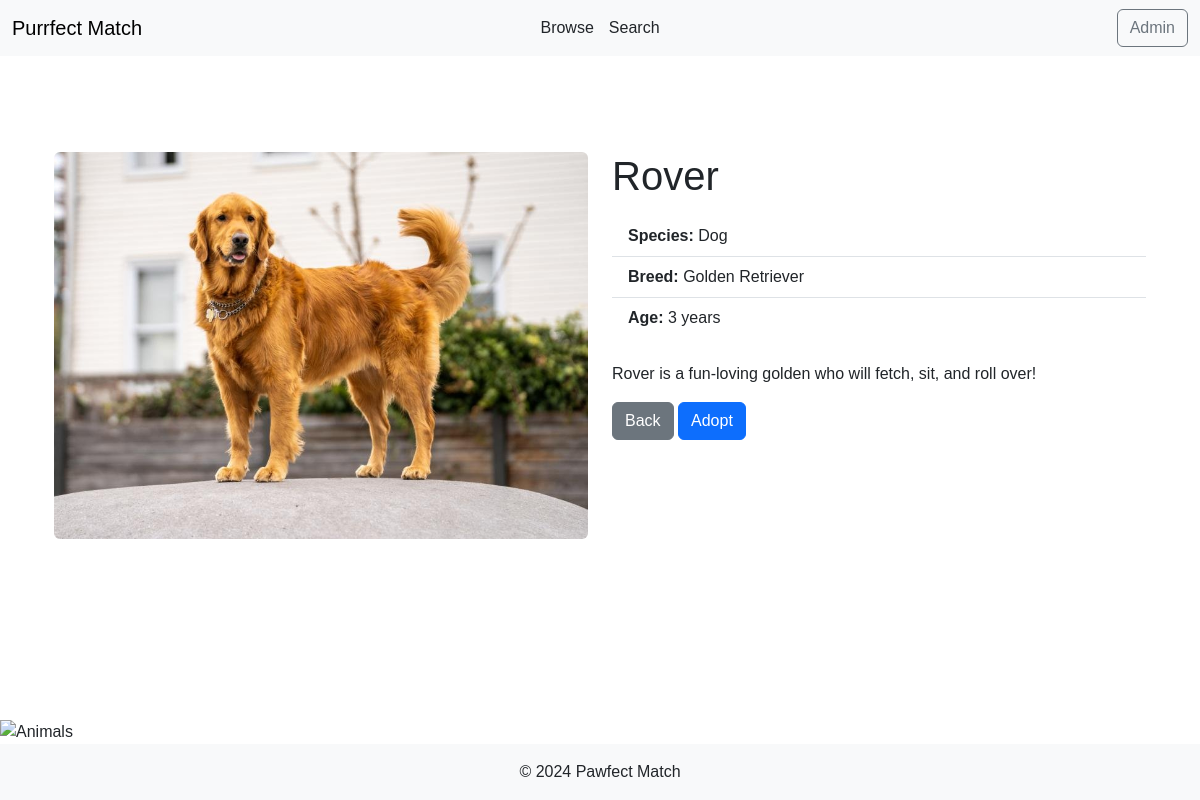
The app's page /animals/1 with its own data.
### models.py (models this page shows)
class Animal(db.Model):
    __tablename__ = 'Animal'
    id = db.Column(db.Integer, primary_key=True)
    name = db.Column(db.String(100), nullable=False)
    species = db.Column(db.String(50), nullable=False)
    breed = db.Column(db.String(100))
    age = db.Column(db.Integer, nullable=False)
    description = db.Column(db.Text)
    image = db.Column(db.String(255), nullable=False)
    likes = db.Column(db.Integer, default=0)
    matched = db.Column(db.Boolean, default=False)
    shelter_id = db.Column(db.Integer, db.ForeignKey('Shelter.id'), nullable=False)
    shelter = db.relationship('Shelter', back_populates='animals')
    applications = db.relationship('AdoptionApplication', back_populates='animal')

### app.py (the view)
@app.route("/animals/<int:id>")
def animal_detail(id):
    animal = Animal.query.get_or_404(id)
    return render_template("animal_detail.html", animal=animal)

### templates/animal_detail.html
{% extends "base.html" %}
{% block content %}
<div class="container mt-5">
    <div class="row">
        <div class="col-md-6">
            <img src="{{ url_for('uploaded_file', filename=animal.image) }}" class="img-fluid rounded mb-4" alt="{{ animal.name }}">
        </div>
        <div class="col-md-6">
            <h1 class="mb-3">{{ animal.name }}</h1>
            <ul class="list-group list-group-flush">
                <li class="list-group-item">
                    <strong>Species:</strong> {{ animal.species }}
                </li>
                <li class="list-group-item">
                    <strong>Breed:</strong> {{ animal.breed or "Unknown" }}
                </li>
                <li class="list-group-item">
                    <strong>Age:</strong> {{ animal.age }} years
                </li>
            </ul>
            <p class="mt-4">{{ animal.description }}</p>
            <a href="/search" class="btn btn-secondary">Back</a>
            <a href="{{ url_for('apply_for_adoption', animal_id=animal.id) }}" class="btn btn-primary">Adopt</a>
        </div>
    </div>
</div>
{% endblock %}

### static/styles.css (style rules this page uses)
body { font-family: Arial, sans-serif; }

### templates/base.html (style rules this page uses)
body { display: flex; flex-direction: column; min-height: 100vh; }

### records on screen
Animal: image+name (picture), name "Rover", species "Dog", breed "Golden Retriever", age "3", description "Rover is a fun-loving golden who will fetch, sit, and roll over!"
